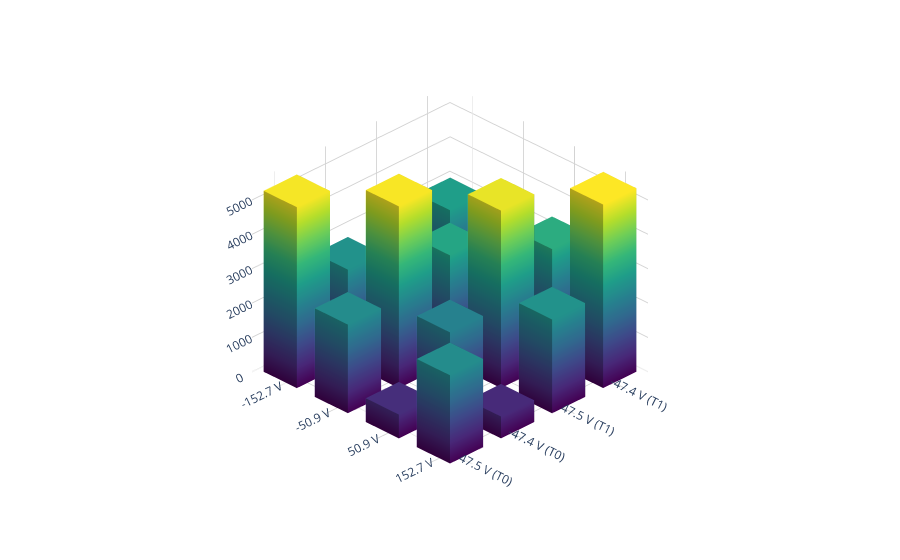

Notebook code for this chart:
### Code cell
import numpy as np
import plotly.graph_objects as go

# --- Assume N, z0, z1, AliceEOMVoltages, BobEOMVoltages are defined upstream ---

# 1. Define the measurement logic arrays
v_sweep = np.linspace(-200, 200, N)
signalarray0 = np.tile(v_sweep, N)
signalarray1 = np.repeat(v_sweep, N)

# 2 & 3. Extract the closest points into 2x4 matrices
rate0_grid = np.zeros((2, 4))
rate1_grid = np.zeros((2, 4))

for i, v1_ideal in enumerate(BobEOMVoltages):
    for j, v0_ideal in enumerate(AliceEOMVoltages):
        distances = (signalarray0 - v0_ideal) ** 2 + (signalarray1 - v1_ideal) ** 2
        idx = np.argmin(distances)

        rate0_grid[i, j] = z0[idx]
        rate1_grid[i, j] = z1[idx]

# 4. Combine grids into a single 4x4 matrix
combined_grid = np.vstack((rate0_grid, rate1_grid))

# Swapping to get into literature form
combined_grid[[0,2]] = combined_grid[[2,0]]
combined_grid[[1,3]] = combined_grid[[3,1]]

# 5. Build the Plotly 3D Mesh Plot
fig = go.Figure()

num_y, num_x = combined_grid.shape
dx = 0.65
dy = 0.65

# Fix the maximum Z value so the color scale is uniform across all pillars
z_max_global = np.max(combined_grid) if np.max(combined_grid) > 0 else 1

# Standard cube triangulation (12 triangles connecting the 8 vertices)
i_tris = [0, 0, 4, 4, 0, 0, 3, 3, 0, 0, 1, 1]
j_tris = [1, 2, 5, 6, 1, 5, 2, 6, 3, 7, 2, 6]
k_tris = [2, 3, 6, 7, 5, 4, 6, 7, 7, 4, 6, 5]

for j in range(num_y):
    for i in range(num_x):
        z_val = combined_grid[j, i]
        if z_val <= 0:
            continue
            
        # Define the 8 corners of the pillar (Bottom 4, Top 4)
        x_verts = [i-dx/2, i+dx/2, i+dx/2, i-dx/2, i-dx/2, i+dx/2, i+dx/2, i-dx/2]
        y_verts = [j-dy/2, j-dy/2, j+dy/2, j+dy/2, j-dy/2, j-dy/2, j+dy/2, j+dy/2]
        z_verts = [0, 0, 0, 0, z_val, z_val, z_val, z_val]
        
        fig.add_trace(go.Mesh3d(
            x=x_verts,
            y=y_verts,
            z=z_verts,
            i=i_tris,
            j=j_tris,
            k=k_tris,
            intensity=z_verts,      # Interpolates color based on Z-height
            colorscale='Viridis',   
            cmin=0,                 # Anchor base color (blue) to Z=0
            cmax=z_max_global,      # Anchor peak color (yellow) to global max
            showscale=False,        
            flatshading=True,       # Keeps pillar walls flat rather than smoothed
            lighting=dict(facenormalsepsilon=0, ambient=0.7, diffuse=0.8),
            hoverinfo='skip'
        ))

# 6. Styling to match the reference format
x_labels = [f"{v:.1f} V" for v in AliceEOMVoltages]
combined_y_labels = [f"{v:.1f} V (T0)" for v in BobEOMVoltages] + [
    f"{v:.1f} V (T1)" for v in BobEOMVoltages
]

fig.update_layout(
    scene=dict(
        xaxis=dict(
            tickvals=np.arange(num_x),
            ticktext=x_labels,
            showgrid=True,
            gridcolor='lightgray',
            backgroundcolor='white',
            title=''
        ),
        yaxis=dict(
            tickvals=np.arange(num_y),
            ticktext=combined_y_labels,
            showgrid=True,
            gridcolor='lightgray',
            backgroundcolor='white',
            title=''
        ),
        zaxis=dict(
            showgrid=True,
            gridcolor='lightgray',
            backgroundcolor='white',
            title=''
        ),
        aspectratio=dict(x=1, y=1, z=0.8),
        camera=dict(
            # Using an orthographic projection flattens perspective distortion, 
            # which is heavily favored for quantitative 3D bar charts in literature.
            projection=dict(type="orthographic"),
            eye=dict(x=1.5, y=-1.5, z=1.2) 
        )
    ),
    margin=dict(l=0, r=0, b=0, t=0),
    paper_bgcolor='white',
    showlegend=False
)

fig.show()

### Figure 1 — Plotly figure (JSON) as saved in the notebook; plotly's stock layout.template omitted (floating-point values rounded to 4 significant figures)
{"data": [{"cmax": 5341.0, "cmin": 0, "colorscale": [[0, "#440154"], [0.1111, "#482878"], [0.2222, "#3e4989"], [0.3333, "#31688e"], [0.4444, "#26828e"], [0.5556, "#1f9e89"], [0.6667, "#35b779"], [0.7778, "#6ece58"], [0.8889, "#b5de2b"], [1, "#fde725"]], "flatshading": true, "hoverinfo": "skip", "i": [0, 0, 4, 4, 0, 0, 3, 3, 0, 0, 1, 1], "intensity": [0, 0, 0, 0, 5265.0, 5265.0, 5265.0, 5265.0], "j": [1, 2, 5, 6, 1, 5, 2, 6, 3, 7, 2, 6], "k": [2, 3, 6, 7, 5, 4, 6, 7, 7, 4, 6, 5], "lighting": {"ambient": 0.7, "diffuse": 0.8, "facenormalsepsilon": 0}, "showscale": false, "type": "mesh3d", "x": [-0.325, 0.325, 0.325, -0.325, -0.325, 0.325, 0.325, -0.325], "y": [-0.325, -0.325, 0.325, 0.325, -0.325, -0.325, 0.325, 0.325], "z": [0, 0, 0, 0, 5265.0, 5265.0, 5265.0, 5265.0]}, {"cmax": 5341.0, "cmin": 0, "colorscale": [[0, "#440154"], [0.1111, "#482878"], [0.2222, "#3e4989"], [0.3333, "#31688e"], [0.4444, "#26828e"], [0.5556, "#1f9e89"], [0.6667, "#35b779"], [0.7778, "#6ece58"], [0.8889, "#b5de2b"], [1, "#fde725"]], "flatshading": true, "hoverinfo": "skip", "i": [0, 0, 4, 4, 0, 0, 3, 3, 0, 0, 1, 1], "intensity": [0, 0, 0, 0, 2579.0, 2579.0, 2579.0, 2579.0], "j": [1, 2, 5, 6, 1, 5, 2, 6, 3, 7, 2, 6], "k": [2, 3, 6, 7, 5, 4, 6, 7, 7, 4, 6, 5], "lighting": {"ambient": 0.7, "diffuse": 0.8, "facenormalsepsilon": 0}, "showscale": false, "type": "mesh3d", "x": [0.675, 1.325, 1.325, 0.675, 0.675, 1.325, 1.325, 0.675], "y": [-0.325, -0.325, 0.325, 0.325, -0.325, -0.325, 0.325, 0.325], "z": [0, 0, 0, 0, 2579.0, 2579.0, 2579.0, 2579.0]}, {"cmax": 5341.0, "cmin": 0, "colorscale": [[0, "#440154"], [0.1111, "#482878"], [0.2222, "#3e4989"], [0.3333, "#31688e"], [0.4444, "#26828e"], [0.5556, "#1f9e89"], [0.6667, "#35b779"], [0.7778, "#6ece58"], [0.8889, "#b5de2b"], [1, "#fde725"]], "flatshading": true, "hoverinfo": "skip", "i": [0, 0, 4, 4, 0, 0, 3, 3, 0, 0, 1, 1], "intensity": [0, 0, 0, 0, 692.2, 692.2, 692.2, 692.2], "j": [1, 2, 5, 6, 1, 5, 2, 6, 3, 7, 2, 6], "k": [2, 3, 6, 7, 5, 4, 6, 7, 7, 4, 6, 5], "lighting": {"ambient": 0.7, "diffuse": 0.8, "facenormalsepsilon": 0}, "showscale": false, "type": "mesh3d", "x": [1.675, 2.325, 2.325, 1.675, 1.675, 2.325, 2.325, 1.675], "y": [-0.325, -0.325, 0.325, 0.325, -0.325, -0.325, 0.325, 0.325], "z": [0, 0, 0, 0, 692.2, 692.2, 692.2, 692.2]}, {"cmax": 5341.0, "cmin": 0, "colorscale": [[0, "#440154"], [0.1111, "#482878"], [0.2222, "#3e4989"], [0.3333, "#31688e"], [0.4444, "#26828e"], [0.5556, "#1f9e89"], [0.6667, "#35b779"], [0.7778, "#6ece58"], [0.8889, "#b5de2b"], [1, "#fde725"]], "flatshading": true, "hoverinfo": "skip", "i": [0, 0, 4, 4, 0, 0, 3, 3, 0, 0, 1, 1], "intensity": [0, 0, 0, 0, 2567.0, 2567.0, 2567.0, 2567.0], "j": [1, 2, 5, 6, 1, 5, 2, 6, 3, 7, 2, 6], "k": [2, 3, 6, 7, 5, 4, 6, 7, 7, 4, 6, 5], "lighting": {"ambient": 0.7, "diffuse": 0.8, "facenormalsepsilon": 0}, "showscale": false, "type": "mesh3d", "x": [2.675, 3.325, 3.325, 2.675, 2.675, 3.325, 3.325, 2.675], "y": [-0.325, -0.325, 0.325, 0.325, -0.325, -0.325, 0.325, 0.325], "z": [0, 0, 0, 0, 2567.0, 2567.0, 2567.0, 2567.0]}, {"cmax": 5341.0, "cmin": 0, "colorscale": [[0, "#440154"], [0.1111, "#482878"], [0.2222, "#3e4989"], [0.3333, "#31688e"], [0.4444, "#26828e"], [0.5556, "#1f9e89"], [0.6667, "#35b779"], [0.7778, "#6ece58"], [0.8889, "#b5de2b"], [1, "#fde725"]], "flatshading": true, "hoverinfo": "skip", "i": [0, 0, 4, 4, 0, 0, 3, 3, 0, 0, 1, 1], "intensity": [0, 0, 0, 0, 2715.0, 2715.0, 2715.0, 2715.0], "j": [1, 2, 5, 6, 1, 5, 2, 6, 3, 7, 2, 6], "k": [2, 3, 6, 7, 5, 4, 6, 7, 7, 4, 6, 5], "lighting": {"ambient": 0.7, "diffuse": 0.8, "facenormalsepsilon": 0}, "showscale": false, "type": "mesh3d", "x": [-0.325, 0.325, 0.325, -0.325, -0.325, 0.325, 0.325, -0.325], "y": [0.675, 0.675, 1.325, 1.325, 0.675, 0.675, 1.325, 1.325], "z": [0, 0, 0, 0, 2715.0, 2715.0, 2715.0, 2715.0]}, {"cmax": 5341.0, "cmin": 0, "colorscale": [[0, "#440154"], [0.1111, "#482878"], [0.2222, "#3e4989"], [0.3333, "#31688e"], [0.4444, "#26828e"], [0.5556, "#1f9e89"], [0.6667, "#35b779"], [0.7778, "#6ece58"], [0.8889, "#b5de2b"], [1, "#fde725"]], "flatshading": true, "hoverinfo": "skip", "i": [0, 0, 4, 4, 0, 0, 3, 3, 0, 0, 1, 1], "intensity": [0, 0, 0, 0, 5287.0, 5287.0, 5287.0, 5287.0], "j": [1, 2, 5, 6, 1, 5, 2, 6, 3, 7, 2, 6], "k": [2, 3, 6, 7, 5, 4, 6, 7, 7, 4, 6, 5], "lighting": {"ambient": 0.7, "diffuse": 0.8, "facenormalsepsilon": 0}, "showscale": false, "type": "mesh3d", "x": [0.675, 1.325, 1.325, 0.675, 0.675, 1.325, 1.325, 0.675], "y": [0.675, 0.675, 1.325, 1.325, 0.675, 0.675, 1.325, 1.325], "z": [0, 0, 0, 0, 5287.0, 5287.0, 5287.0, 5287.0]}, {"cmax": 5341.0, "cmin": 0, "colorscale": [[0, "#440154"], [0.1111, "#482878"], [0.2222, "#3e4989"], [0.3333, "#31688e"], [0.4444, "#26828e"], [0.5556, "#1f9e89"], [0.6667, "#35b779"], [0.7778, "#6ece58"], [0.8889, "#b5de2b"], [1, "#fde725"]], "flatshading": true, "hoverinfo": "skip", "i": [0, 0, 4, 4, 0, 0, 3, 3, 0, 0, 1, 1], "intensity": [0, 0, 0, 0, 2353.0, 2353.0, 2353.0, 2353.0], "j": [1, 2, 5, 6, 1, 5, 2, 6, 3, 7, 2, 6], "k": [2, 3, 6, 7, 5, 4, 6, 7, 7, 4, 6, 5], "lighting": {"ambient": 0.7, "diffuse": 0.8, "facenormalsepsilon": 0}, "showscale": false, "type": "mesh3d", "x": [1.675, 2.325, 2.325, 1.675, 1.675, 2.325, 2.325, 1.675], "y": [0.675, 0.675, 1.325, 1.325, 0.675, 0.675, 1.325, 1.325], "z": [0, 0, 0, 0, 2353.0, 2353.0, 2353.0, 2353.0]}, {"cmax": 5341.0, "cmin": 0, "colorscale": [[0, "#440154"], [0.1111, "#482878"], [0.2222, "#3e4989"], [0.3333, "#31688e"], [0.4444, "#26828e"], [0.5556, "#1f9e89"], [0.6667, "#35b779"], [0.7778, "#6ece58"], [0.8889, "#b5de2b"], [1, "#fde725"]], "flatshading": true, "hoverinfo": "skip", "i": [0, 0, 4, 4, 0, 0, 3, 3, 0, 0, 1, 1], "intensity": [0, 0, 0, 0, 633.7, 633.7, 633.7, 633.7], "j": [1, 2, 5, 6, 1, 5, 2, 6, 3, 7, 2, 6], "k": [2, 3, 6, 7, 5, 4, 6, 7, 7, 4, 6, 5], "lighting": {"ambient": 0.7, "diffuse": 0.8, "facenormalsepsilon": 0}, "showscale": false, "type": "mesh3d", "x": [2.675, 3.325, 3.325, 2.675, 2.675, 3.325, 3.325, 2.675], "y": [0.675, 0.675, 1.325, 1.325, 0.675, 0.675, 1.325, 1.325], "z": [0, 0, 0, 0, 633.7, 633.7, 633.7, 633.7]}, {"cmax": 5341.0, "cmin": 0, "colorscale": [[0, "#440154"], [0.1111, "#482878"], [0.2222, "#3e4989"], [0.3333, "#31688e"], [0.4444, "#26828e"], [0.5556, "#1f9e89"], [0.6667, "#35b779"], [0.7778, "#6ece58"], [0.8889, "#b5de2b"], [1, "#fde725"]], "flatshading": true, "hoverinfo": "skip", "i": [0, 0, 4, 4, 0, 0, 3, 3, 0, 0, 1, 1], "intensity": [0, 0, 0, 0, 949.1, 949.1, 949.1, 949.1], "j": [1, 2, 5, 6, 1, 5, 2, 6, 3, 7, 2, 6], "k": [2, 3, 6, 7, 5, 4, 6, 7, 7, 4, 6, 5], "lighting": {"ambient": 0.7, "diffuse": 0.8, "facenormalsepsilon": 0}, "showscale": false, "type": "mesh3d", "x": [-0.325, 0.325, 0.325, -0.325, -0.325, 0.325, 0.325, -0.325], "y": [1.675, 1.675, 2.325, 2.325, 1.675, 1.675, 2.325, 2.325], "z": [0, 0, 0, 0, 949.1, 949.1, 949.1, 949.1]}, {"cmax": 5341.0, "cmin": 0, "colorscale": [[0, "#440154"], [0.1111, "#482878"], [0.2222, "#3e4989"], [0.3333, "#31688e"], [0.4444, "#26828e"], [0.5556, "#1f9e89"], [0.6667, "#35b779"], [0.7778, "#6ece58"], [0.8889, "#b5de2b"], [1, "#fde725"]], "flatshading": true, "hoverinfo": "skip", "i": [0, 0, 4, 4, 0, 0, 3, 3, 0, 0, 1, 1], "intensity": [0, 0, 0, 0, 3131.0, 3131.0, 3131.0, 3131.0], "j": [1, 2, 5, 6, 1, 5, 2, 6, 3, 7, 2, 6], "k": [2, 3, 6, 7, 5, 4, 6, 7, 7, 4, 6, 5], "lighting": {"ambient": 0.7, "diffuse": 0.8, "facenormalsepsilon": 0}, "showscale": false, "type": "mesh3d", "x": [0.675, 1.325, 1.325, 0.675, 0.675, 1.325, 1.325, 0.675], "y": [1.675, 1.675, 2.325, 2.325, 1.675, 1.675, 2.325, 2.325], "z": [0, 0, 0, 0, 3131.0, 3131.0, 3131.0, 3131.0]}, {"cmax": 5341.0, "cmin": 0, "colorscale": [[0, "#440154"], [0.1111, "#482878"], [0.2222, "#3e4989"], [0.3333, "#31688e"], [0.4444, "#26828e"], [0.5556, "#1f9e89"], [0.6667, "#35b779"], [0.7778, "#6ece58"], [0.8889, "#b5de2b"], [1, "#fde725"]], "flatshading": true, "hoverinfo": "skip", "i": [0, 0, 4, 4, 0, 0, 3, 3, 0, 0, 1, 1], "intensity": [0, 0, 0, 0, 5165.0, 5165.0, 5165.0, 5165.0], "j": [1, 2, 5, 6, 1, 5, 2, 6, 3, 7, 2, 6], "k": [2, 3, 6, 7, 5, 4, 6, 7, 7, 4, 6, 5], "lighting": {"ambient": 0.7, "diffuse": 0.8, "facenormalsepsilon": 0}, "showscale": false, "type": "mesh3d", "x": [1.675, 2.325, 2.325, 1.675, 1.675, 2.325, 2.325, 1.675], "y": [1.675, 1.675, 2.325, 2.325, 1.675, 1.675, 2.325, 2.325], "z": [0, 0, 0, 0, 5165.0, 5165.0, 5165.0, 5165.0]}, {"cmax": 5341.0, "cmin": 0, "colorscale": [[0, "#440154"], [0.1111, "#482878"], [0.2222, "#3e4989"], [0.3333, "#31688e"], [0.4444, "#26828e"], [0.5556, "#1f9e89"], [0.6667, "#35b779"], [0.7778, "#6ece58"], [0.8889, "#b5de2b"], [1, "#fde725"]], "flatshading": true, "hoverinfo": "skip", "i": [0, 0, 4, 4, 0, 0, 3, 3, 0, 0, 1, 1], "intensity": [0, 0, 0, 0, 2729.0, 2729.0, 2729.0, 2729.0], "j": [1, 2, 5, 6, 1, 5, 2, 6, 3, 7, 2, 6], "k": [2, 3, 6, 7, 5, 4, 6, 7, 7, 4, 6, 5], "lighting": {"ambient": 0.7, "diffuse": 0.8, "facenormalsepsilon": 0}, "showscale": false, "type": "mesh3d", "x": [2.675, 3.325, 3.325, 2.675, 2.675, 3.325, 3.325, 2.675], "y": [1.675, 1.675, 2.325, 2.325, 1.675, 1.675, 2.325, 2.325], "z": [0, 0, 0, 0, 2729.0, 2729.0, 2729.0, 2729.0]}, {"cmax": 5341.0, "cmin": 0, "colorscale": [[0, "#440154"], [0.1111, "#482878"], [0.2222, "#3e4989"], [0.3333, "#31688e"], [0.4444, "#26828e"], [0.5556, "#1f9e89"], [0.6667, "#35b779"], [0.7778, "#6ece58"], [0.8889, "#b5de2b"], [1, "#fde725"]], "flatshading": true, "hoverinfo": "skip", "i": [0, 0, 4, 4, 0, 0, 3, 3, 0, 0, 1, 1], "intensity": [0, 0, 0, 0, 2981.0, 2981.0, 2981.0, 2981.0], "j": [1, 2, 5, 6, 1, 5, 2, 6, 3, 7, 2, 6], "k": [2, 3, 6, 7, 5, 4, 6, 7, 7, 4, 6, 5], "lighting": {"ambient": 0.7, "diffuse": 0.8, "facenormalsepsilon": 0}, "showscale": false, "type": "mesh3d", "x": [-0.325, 0.325, 0.325, -0.325, -0.325, 0.325, 0.325, -0.325], "y": [2.675, 2.675, 3.325, 3.325, 2.675, 2.675, 3.325, 3.325], "z": [0, 0, 0, 0, 2981.0, 2981.0, 2981.0, 2981.0]}, {"cmax": 5341.0, "cmin": 0, "colorscale": [[0, "#440154"], [0.1111, "#482878"], [0.2222, "#3e4989"], [0.3333, "#31688e"], [0.4444, "#26828e"], [0.5556, "#1f9e89"], [0.6667, "#35b779"], [0.7778, "#6ece58"], [0.8889, "#b5de2b"], [1, "#fde725"]], "flatshading": true, "hoverinfo": "skip", "i": [0, 0, 4, 4, 0, 0, 3, 3, 0, 0, 1, 1], "intensity": [0, 0, 0, 0, 689.7, 689.7, 689.7, 689.7], "j": [1, 2, 5, 6, 1, 5, 2, 6, 3, 7, 2, 6], "k": [2, 3, 6, 7, 5, 4, 6, 7, 7, 4, 6, 5], "lighting": {"ambient": 0.7, "diffuse": 0.8, "facenormalsepsilon": 0}, "showscale": false, "type": "mesh3d", "x": [0.675, 1.325, 1.325, 0.675, 0.675, 1.325, 1.325, 0.675], "y": [2.675, 2.675, 3.325, 3.325, 2.675, 2.675, 3.325, 3.325], "z": [0, 0, 0, 0, 689.7, 689.7, 689.7, 689.7]}, {"cmax": 5341.0, "cmin": 0, "colorscale": [[0, "#440154"], [0.1111, "#482878"], [0.2222, "#3e4989"], [0.3333, "#31688e"], [0.4444, "#26828e"], [0.5556, "#1f9e89"], [0.6667, "#35b779"], [0.7778, "#6ece58"], [0.8889, "#b5de2b"], [1, "#fde725"]], "flatshading": true, "hoverinfo": "skip", "i": [0, 0, 4, 4, 0, 0, 3, 3, 0, 0, 1, 1], "intensity": [0, 0, 0, 0, 3312.0, 3312.0, 3312.0, 3312.0], "j": [1, 2, 5, 6, 1, 5, 2, 6, 3, 7, 2, 6], "k": [2, 3, 6, 7, 5, 4, 6, 7, 7, 4, 6, 5], "lighting": {"ambient": 0.7, "diffuse": 0.8, "facenormalsepsilon": 0}, "showscale": false, "type": "mesh3d", "x": [1.675, 2.325, 2.325, 1.675, 1.675, 2.325, 2.325, 1.675], "y": [2.675, 2.675, 3.325, 3.325, 2.675, 2.675, 3.325, 3.325], "z": [0, 0, 0, 0, 3312.0, 3312.0, 3312.0, 3312.0]}, {"cmax": 5341.0, "cmin": 0, "colorscale": [[0, "#440154"], [0.1111, "#482878"], [0.2222, "#3e4989"], [0.3333, "#31688e"], [0.4444, "#26828e"], [0.5556, "#1f9e89"], [0.6667, "#35b779"], [0.7778, "#6ece58"], [0.8889, "#b5de2b"], [1, "#fde725"]], "flatshading": true, "hoverinfo": "skip", "i": [0, 0, 4, 4, 0, 0, 3, 3, 0, 0, 1, 1], "intensity": [0, 0, 0, 0, 5341.0, 5341.0, 5341.0, 5341.0], "j": [1, 2, 5, 6, 1, 5, 2, 6, 3, 7, 2, 6], "k": [2, 3, 6, 7, 5, 4, 6, 7, 7, 4, 6, 5], "lighting": {"ambient": 0.7, "diffuse": 0.8, "facenormalsepsilon": 0}, "showscale": false, "type": "mesh3d", "x": [2.675, 3.325, 3.325, 2.675, 2.675, 3.325, 3.325, 2.675], "y": [2.675, 2.675, 3.325, 3.325, 2.675, 2.675, 3.325, 3.325], "z": [0, 0, 0, 0, 5341.0, 5341.0, 5341.0, 5341.0]}], "layout": {"margin": {"b": 0, "l": 0, "r": 0, "t": 0}, "paper_bgcolor": "white", "scene": {"aspectratio": {"x": 1, "y": 1, "z": 0.8}, "camera": {"eye": {"x": 1.5, "y": -1.5, "z": 1.2}, "projection": {"type": "orthographic"}}, "xaxis": {"backgroundcolor": "white", "gridcolor": "lightgray", "showgrid": true, "ticktext": ["-152.7 V", "-50.9 V", "50.9 V", "152.7 V"], "tickvals": [0, 1, 2, 3], "title": {"text": ""}}, "yaxis": {"backgroundcolor": "white", "gridcolor": "lightgray", "showgrid": true, "ticktext": ["47.5 V (T0)", "-47.4 V (T0)", "47.5 V (T1)", "-47.4 V (T1)"], "tickvals": [0, 1, 2, 3], "title": {"text": ""}}, "zaxis": {"backgroundcolor": "white", "gridcolor": "lightgray", "showgrid": true, "title": {"text": ""}}}, "showlegend": false}}
